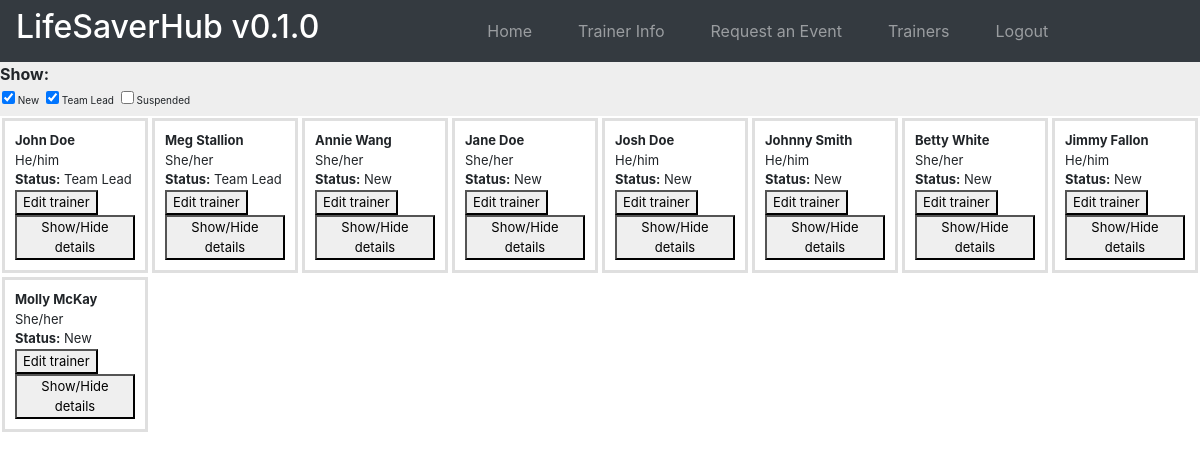
Page /trainer_info (signed in) on the committed database.
### website/models.py (models this page shows)
class Trainer(db.Model):
    id = db.Column(db.Integer, primary_key=True)
    name = db.Column(db.String(50))
    nickname = db.Column(db.String(50))
    date_of_birth = db.Column(db.Date)
    pronouns = db.Column(db.String(50))
    race_ethnicity = db.Column(db.String(100))
    how_did_you_hear = db.Column(db.String(200))
    phone = db.Column(db.String(16))
    text_or_call = db.Column(db.String(16))
    email = db.Column(db.String(50))
    education = db.Column(db.String(100))
    lifesaver_skills = db.Column(db.String(500))
    relevant_exp = db.Column(db.String(500))
    heartsaver_interest = db.Column(db.String(4))
    gen_avail = db.Column(db.String(500))
    hrs_per_month = db.Column(db.Integer)
    languages = db.Column(db.String(50))
    other_info = db.Column(db.String(1500))
    documents = db.Column(db.String(256))
    status = db.Column(db.String(100))
    events = db.relationship('Assignment', secondary=assignment_trainer_association)
    admin_notes = db.Column(db.String(1500))

### website/views.py (the view)
@views.route('/trainer_info', methods=['GET', 'POST'])
@login_required
def trainer_info():
    trainers = Trainer.query.all()
    '''
    for trainer in trainers:
        if trainer.gen_avail:
            trainer.gen_avail.sort(key=lambda date: date.start_date)
    '''
    trainers_data = []
    for trainer in trainers:
        trainers_data.append(trainer.name)
    return render_template("trainer_info.html", user=current_user, trainers=trainers, trainers_data=trainers_data, trainer_colors=trainer_colors)

### website/__init__.py (called while the page is built)
def create_app():
    app = Flask(__name__)
    app.config['SECRET_KEY'] = 'hjshjhdjah kjshkjdhjs'
    app.config['SQLALCHEMY_DATABASE_URI'] = f'sqlite:///{DB_NAME}'
    path = os.getcwd()
    UPLOAD_FOLDER = os.path.join(path, 'doc_uploads')
    if not os.path.isdir(UPLOAD_FOLDER):
        os.mkdir(UPLOAD_FOLDER)
    app.config['UPLOAD_FOLDER'] = UPLOAD_FOLDER
    db.init_app(app)
    from .views import views
    from .auth import auth
    app.register_blueprint(views, url_prefix='/')
    app.register_blueprint(auth, url_prefix='/')
    from .models import User
    with app.app_context():
        db.create_all()
    login_manager = LoginManager()
    login_manager.login_view = 'auth.login'
    login_manager.init_app(app)
    @login_manager.user_loader
    def load_user(id):
        return User.query.get(int(id))
    return app

### website/templates/trainer_info.html (shortened to what this page needs)
{% extends "base.html" %} {% block title %}Home{% endblock %} {% block content
    %}
    <div class="trainer-info-container">
        <ul class="filterSection">
            <strong>Show:</strong>
            <li>
                <input checked="true" type="checkbox" value="New"/>
                <label>New</label>
            </li>
            <li>
                <input checked="true" type="checkbox" value="Team Lead"/>
                <label>Team Lead</label>
            </li>
            <li>
                <input type="checkbox" value="Suspended"/>
                <label>Suspended</label>
            </li>
        </ul>
        <ul class="list-group list-group-flush" id="trainerInfoFilter">
          {% for trainer in trainers %}
          <li
            id="trainer_{{trainer.id}}"
            data-type="{{trainer.status}}"
            class="list-group-item {% if trainer.status == 'Suspended' %} hideItem {% endif %}"
            style="display: inline-block; border-width: 3px;"
          >
          <strong>{{trainer.nickname}}</strong><br>
          {{trainer.pronouns}}
          <div class="update-status"><strong>Status:</strong> {{trainer.status}} <br>
            <button id="{{trainer.name}}"class="update-trainer-option" onClick="showOrHideDropdown(this.id,'update_div')">Edit trainer</button></div>
          <div class="trainer-details">
            <button id="details_{{trainer.id}}"class="show-trainer-details" onClick="showOrHideDropdown(this.id,'trainer')">Show/Hide details</button>
          </div>
          </li>
          {% endfor %}
        </ul>
      </div>
{% endblock %}>

### website/static/styles/web.css (style rules this page uses)
.trainer-info-container { box-sizing: border-box !important; width: 100% !important; justify-content: center !important; align-items: center !important; max-width: none !important; }
.list-group-item { margin: 2px !important; padding: 10px !important; font-size: small; }
#trainerInfoFilter { display: grid; grid-template-columns: repeat(8, 1fr); grid-gap: 0px; }
body { margin: 0; justify-content: center; align-items: center; }
.filterSection li { list-style: none; margin: 0px; padding: 2px; font-size:10px; display: inline; }
.filterSection { margin: 0px; padding: 0px; background-color: #EEEEEE; }
input { border: 1px solid transparent; background-color: #f1f1f1; padding: 10px; font-size: 16px; }

### rows in the picture
Trainer: nickname "John Doe", pronouns "He/him", status "Team Lead"
Trainer: nickname "Meg Stallion", pronouns "She/her", status "Team Lead"
Trainer: nickname "Annie Wang", pronouns "She/her", status "New"
Trainer: nickname "Jane Doe", pronouns "She/her", status "New"
Trainer: nickname "Josh Doe", pronouns "He/him", status "New"
Trainer: nickname "Johnny Smith", pronouns "He/him", status "New"
Trainer: nickname "Betty White", pronouns "She/her", status "New"
Trainer: nickname "Jimmy Fallon", pronouns "He/him", status "New"
Trainer: nickname "Molly McKay", pronouns "She/her", status "New"
